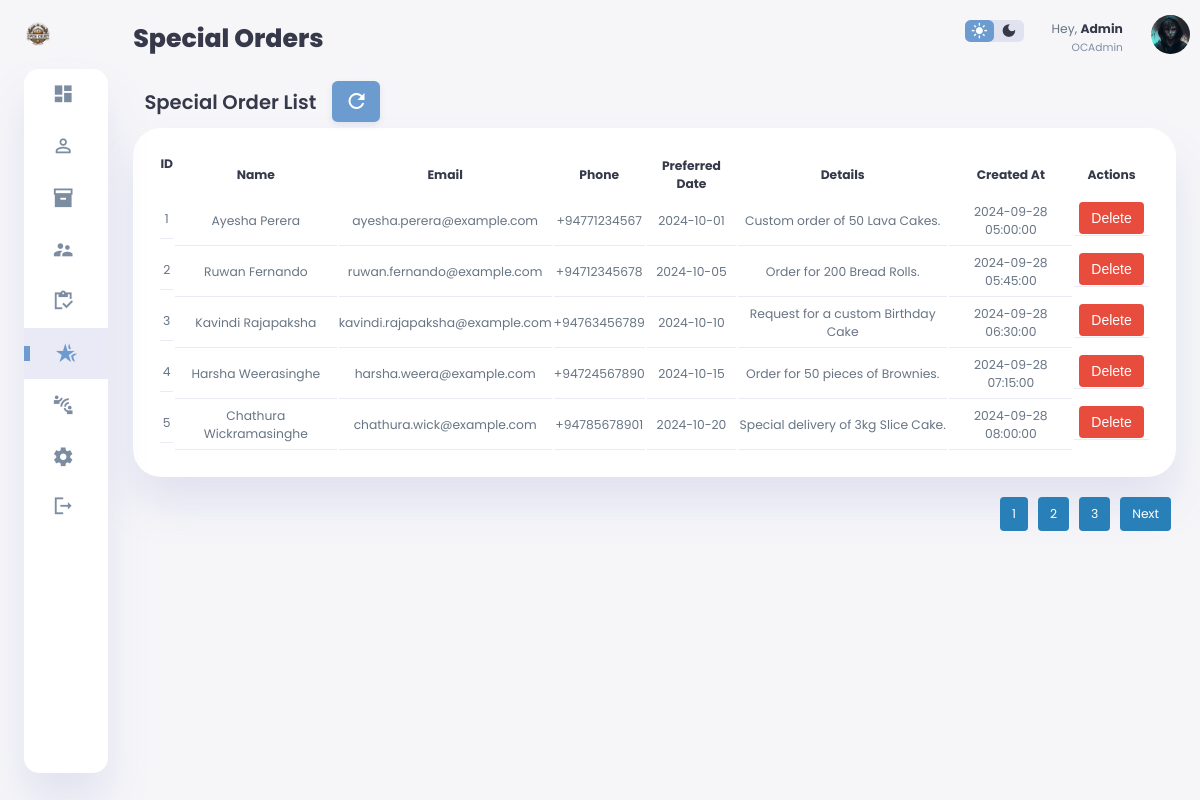
/admin/admin-SpecialOrders.php (signed in), run on the app's committed database.
### tables this page shows
CREATE TABLE `tg_special_orders` (
  `id` int(11) NOT NULL,
  `name` varchar(255) NOT NULL,
  `email` varchar(255) NOT NULL,
  `phone` varchar(20) NOT NULL,
  `preferred_date` date NOT NULL,
  `details` text NOT NULL,
  `created_at` timestamp NOT NULL DEFAULT current_timestamp()
);

### admin/admin-SpecialOrders.php (the view, shortened to what this page needs)
<?php
$adminUsername = $_SESSION['Admin_Username'];
$mysqli = new mysqli(DB_SERVER, DB_USER, DB_PASSWORD, DB_NAME);
$limit = 5;
$page = isset($_GET['page']) ? (int)$_GET['page'] : 1;
$offset = ($page - 1) * $limit;
$totalOrdersSql = "SELECT COUNT(*) AS total FROM tg_special_orders";
$totalOrdersResult = $mysqli->query($totalOrdersSql);
$totalOrders = $totalOrdersResult->fetch_assoc()['total'];
$totalPages = ceil($totalOrders / $limit);
$sql = "SELECT `id`, `name`, `email`, `phone`, `preferred_date`, `details`, `created_at`
        FROM `tg_special_orders`
        LIMIT ? OFFSET ?";
$stmt = $mysqli->prepare($sql);
$stmt->bind_param("ii", $limit, $offset);
if (!$stmt->execute()) {
    die("Query failed: " . $stmt->error);
}
$result = $stmt->get_result();
?>
<!DOCTYPE html>
<html>
<head>
    <link rel="stylesheet" href="<?php echo BASE_URL; ?>dist/css/styles-admin-main.css">
    <link rel="stylesheet" href="https://cdnjs.cloudflare.com/ajax/libs/jqueryui/1.12.1/jquery-ui.min.css">
</head>
<body>
<div class="container customers">
    <aside class="customers">
        <div class="toggle">
            <div class="logo">
                <img src="<?php echo BASE_URL; ?>dist/src/OCBSLogo.png" alt="Oven Crust Logo">
            </div>
        </div>
        <div class="sidebar">
            <a href="<?php echo ADMIN_URL; ?>admin-dashboard">
                <span class="material-icons-sharp">dashboard</span>
            </a>
            <a href="<?php echo ADMIN_URL; ?>admin-Customers">
                <span class="material-icons-sharp">person_outline</span>
            </a>
            <a href="<?php echo ADMIN_URL; ?>admin-Products">
                <span class="material-icons-sharp">inventory_2</span>
            </a>
            <a href="<?php echo ADMIN_URL; ?>admin-Suppliers">
                <span class="material-icons-sharp">supervisor_account</span>
            </a>
            <a href="<?php echo ADMIN_URL; ?>admin-Orders">
                <span class="material-icons-sharp">inventory</span>
            </a>
            <a href="<?php echo ADMIN_URL; ?>admin-SpecialOrders" class="active">
                <span class="material-icons-sharp">hotel_class</span>
            </a>
            <a href="<?php echo ADMIN_URL; ?>admin-FormSubmission">
                <span class="material-icons-sharp">connect_without_contact</span>
            </a>
            <a href="<?php echo ADMIN_URL; ?>admin-Settings">
                <span class="material-icons-sharp">settings</span>
            </a>
            <a href="<?php echo BASE_URL; ?>logout.php">
                <span class="material-icons-sharp">logout</span>
            </a>
        </div>
    </aside>
    <main>
        <h1>Special Orders</h1>
        <div class="customer-list">
            <div style="display: flex; align-items: center;">
                <h2>Special Order List</h2>
                <button class="refresh-button" onclick="window.location.reload();">
                    <span class="material-icons-sharp">refresh</span>
                </button>
            </div>
            <table>
            <thead>
                <tr>
                <th>ID</th>
                <th>Name</th>
                <th>Email</th>
                <th>Phone</th>
                <th>Preferred Date</th>
                <th>Details</th>
                <th>Created At</th>
                <th>Actions</th>
                </tr>
            </thead>
            <tbody>
                <?php
                    if ($result->num_rows > 0) {
                        while ($row = $result->fetch_assoc()) {
                            $id = htmlspecialchars($row['id']);
                            $name = htmlspecialchars($row['name']);
                            $email = htmlspecialchars($row['email']);
                            $phone = htmlspecialchars($row['phone']);
                            $preferredDate = htmlspecialchars($row['preferred_date']);
                            $details = htmlspecialchars($row['details']);
                            $createdAt = htmlspecialchars($row['created_at']);
                            echo "<tr>";
                            echo "<td>$id</td>";
                            echo "<td>$name</td>";
                            echo "<td>$email</td>";
                            echo "<td>$phone</td>";
                            echo "<td>$preferredDate</td>";
                            echo "<td>$details</td>";
                            echo "<td>$createdAt</td>";
                            echo "<td>
                                    <button type='button' onclick='openDeleteModal(\"$id\")' class='delete-button' style='background-color: #e74c3c; color: white; border: none; padding: 8px 12px; border-radius: 4px; cursor: pointer; font-size: 14px;'>Delete</button>
                            </td>";
                            echo "</tr>";
                        }
                    } else {
                        echo "<tr><td colspan='9'>No orders found</td></tr>";
                    }
                ?>
                </tbody>
            </table>
        </div>
        <div class="pagination">
            <?php for ($i = 1; $i <= $totalPages; $i++): ?>
                <a href="?page=<?php echo $i; ?>" class="pagination-link <?php echo $i === $page ? 'active' : ''; ?>"><?php echo $i; ?></a>
            <?php endfor; ?>
            <?php if ($page < $totalPages): ?>
                <a href="?page=<?php echo $page + 1; ?>" class="pagination-link">Next</a>
            <?php endif; ?>
        </div>
    </main>
    <div class="right-section">
        <div class="nav customer">
            <div class="dark-mode">
                <span class="material-icons-sharp active">light_mode</span>
                <span class="material-icons-sharp">dark_mode</span>
            </div>
            <div class="profile">
                <div class="info">
                    <p>Hey, <b>Admin</b></p>
                    <small class="text-muted"><?php echo htmlspecialchars($adminUsername); ?></small>
                </div>
                <div class="profile-photo">
                    <img src="<?php echo BASE_URL; ?>dist/src/admin.jfif"></div>
            </div>
        </div>
    </div>
</div>
</body>
</html>

### data on the page
tg_special_orders: id "1", name "Ayesha Perera", email "ayesha.perera@example.com", phone "+94771234567", preferred_date "2024-10-01", details "Custom order of 50 Lava Cakes.", created_at "2024-09-28 05:00:00"
tg_special_orders: id "2", name "Ruwan Fernando", email "ruwan.fernando@example.com", phone "+94712345678", preferred_date "2024-10-05", details "Order for 200 Bread Rolls.", created_at "2024-09-28 05:45:00"
tg_special_orders: id "3", name "Kavindi Rajapaksha", email "kavindi.rajapaksha@example.com", phone "+94763456789", preferred_date "2024-10-10", details "Request for a custom Birthday Cake", created_at "2024-09-28 06:30:00"
tg_special_orders: id "4", name "Harsha Weerasinghe", email "harsha.weera@example.com", phone "+94724567890", preferred_date "2024-10-15", details "Order for 50 pieces of Brownies.", created_at "2024-09-28 07:15:00"
tg_special_orders: id "5", name "Chathura Wickramasinghe", email "chathura.wick@example.com", phone "+94785678901", preferred_date "2024-10-20", details "Special delivery of 3kg Slice Cake.", created_at "2024-09-28 08:00:00"

### other printed values
$adminUsername "OCAdmin"
